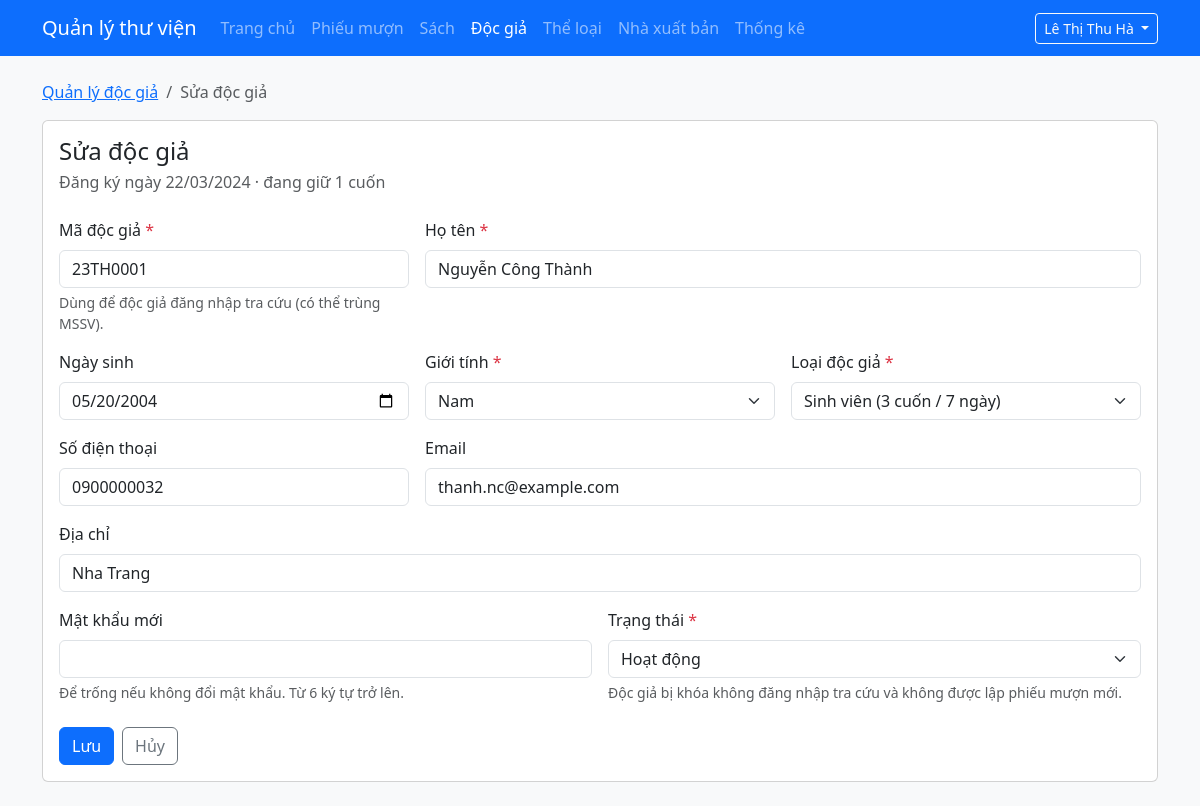
The page /admin/docgia-form.php?id=29 (signed in) on the database its author committed.
### tables this page shows
CREATE TABLE docgia (
  id            INT UNSIGNED NOT NULL AUTO_INCREMENT PRIMARY KEY,
  ma_doc_gia    VARCHAR(20)  NOT NULL UNIQUE,     
  ho_ten        VARCHAR(100) NOT NULL,
  ngay_sinh     DATE         NULL,
  gioi_tinh     ENUM('nam','nu','khac') NOT NULL DEFAULT 'khac',
  dia_chi       VARCHAR(255) NULL,
  sdt           VARCHAR(15)  NULL,
  email         VARCHAR(100) NULL,
  id_loai       INT UNSIGNED NOT NULL,
  mat_khau      VARCHAR(255) NOT NULL,            
  ngay_dang_ky  DATE         NOT NULL,
  trang_thai    ENUM('hoat_dong','khoa') NOT NULL DEFAULT 'hoat_dong',
  CONSTRAINT fk_docgia_loai FOREIGN KEY (id_loai) REFERENCES loaidocgia(id)
);

CREATE TABLE loaidocgia (
  id               INT UNSIGNED NOT NULL AUTO_INCREMENT PRIMARY KEY,
  ten_loai         VARCHAR(50)  NOT NULL UNIQUE,
  so_sach_toi_da   TINYINT UNSIGNED NOT NULL,    
  so_ngay_muon     TINYINT UNSIGNED NOT NULL,    
  so_lan_gia_han   TINYINT UNSIGNED NOT NULL,    
  CHECK (so_sach_toi_da > 0),
  CHECK (so_ngay_muon > 0)
);

### includes/helpers.php (called while the page is built, shortened)
<?php
function e($chuoi): string
{
    return htmlspecialchars((string) $chuoi, ENT_QUOTES | ENT_SUBSTITUTE, 'UTF-8');
}
function layChuoiGet(string $ten): string
{
    $giaTri = $_GET[$ten] ?? '';
    return is_string($giaTri) ? trim($giaTri) : '';
}
function lopLoi(array $loi, string $truong): string
{
    return isset($loi[$truong]) ? ' is-invalid' : '';
}

### includes/csdl.php (called while the page is built, shortened)
<?php
function truyVan(mysqli $conn, string $sql, string $kieu = '', array $thamSo = []): mysqli_stmt
{
    $stmt = mysqli_prepare($conn, $sql);
    if ($kieu !== '') {
        mysqli_stmt_bind_param($stmt, $kieu, ...$thamSo);
    }
    mysqli_stmt_execute($stmt);
    return $stmt;
}

### admin/docgia-form.php (the view, shortened to what this page needs)
<?php
require_once __DIR__ . '/../includes/khoi-tao-admin.php';
$dangSua       = isset($_GET['id']);
$docGiaHienTai = null;
$dangMuon      = 0;
if ($dangSua) {
    $idDocGia = filter_var(layChuoiGet('id'), FILTER_VALIDATE_INT, ['options' => ['min_range' => 1]]);
    if ($idDocGia !== false) {
        $stmt = truyVan($conn, 'SELECT * FROM docgia WHERE id = ?', 'i', [$idDocGia]);
        $docGiaHienTai = mysqli_fetch_assoc(mysqli_stmt_get_result($stmt));
    }
    $stmt = truyVan(
        $conn,
        'SELECT COUNT(*)
         FROM chitietphieumuon ct
         JOIN phieumuon pm ON pm.id = ct.id_phieu_muon
         WHERE pm.id_doc_gia = ? AND ct.ngay_tra_thuc_te IS NULL',
        'i',
        [$idDocGia]
    );
    $dangMuon = (int) mysqli_fetch_row(mysqli_stmt_get_result($stmt))[0];
}
$dsLoai = mysqli_fetch_all(
    mysqli_query($conn, 'SELECT id, ten_loai, so_sach_toi_da, so_ngay_muon FROM loaidocgia ORDER BY id'),
    MYSQLI_ASSOC
);
$dsGioiTinh = ['nam' => 'Nam', 'nu' => 'Nữ', 'khac' => 'Khác'];
$dsTrangThai = ['hoat_dong' => 'Hoạt động', 'khoa' => 'Đã khóa'];
$cacTruong = ['ma_doc_gia', 'ho_ten', 'ngay_sinh', 'gioi_tinh', 'dia_chi', 'sdt', 'email', 'id_loai', 'trang_thai'];
$giaTri    = array_fill_keys($cacTruong, '');
$giaTri['gioi_tinh']  = 'khac';
$giaTri['trang_thai'] = 'hoat_dong';
if ($dangSua) {
    foreach ($cacTruong as $truong) {
        $giaTri[$truong] = (string) ($docGiaHienTai[$truong] ?? '');
    }
}
$loi = [];
$tieuDe      = $dangSua ? 'Sửa độc giả' : 'Thêm độc giả';
require __DIR__ . '/../includes/admin-dau.php';
?>
<nav aria-label="breadcrumb">
    <ol class="breadcrumb">
        <li class="breadcrumb-item"><a href="docgia.php">Quản lý độc giả</a></li>
        <li class="breadcrumb-item active" aria-current="page"><?= e($tieuDe) ?></li>
    </ol>
</nav>
<div class="card">
    <div class="card-body">
        <h1 class="h4 mb-1"><?= e($tieuDe) ?></h1>
        <?php if ($dangSua): ?>
            <p class="text-muted mb-4">
                Đăng ký ngày <?= e(date('d/m/Y', strtotime($docGiaHienTai['ngay_dang_ky']))) ?>
                &middot; đang giữ <?= $dangMuon ?> cuốn
            </p>
        <?php else: ?>
            <div class="mb-4"></div>
        <?php endif; ?>
        <form method="post" novalidate autocomplete="off">
            <div class="row g-3">
                <div class="col-md-4">
                    <label for="ma_doc_gia" class="form-label">Mã độc giả <span class="text-danger">*</span></label>
                    <input type="text" class="form-control<?= lopLoi($loi, 'ma_doc_gia') ?>" id="ma_doc_gia" name="ma_doc_gia"
                           value="<?= e($giaTri['ma_doc_gia']) ?>" maxlength="20">
                    <div class="form-text">Dùng để độc giả đăng nhập tra cứu (có thể trùng MSSV).</div>
                </div>
                <div class="col-md-8">
                    <label for="ho_ten" class="form-label">Họ tên <span class="text-danger">*</span></label>
                    <input type="text" class="form-control<?= lopLoi($loi, 'ho_ten') ?>" id="ho_ten" name="ho_ten"
                           value="<?= e($giaTri['ho_ten']) ?>" maxlength="100">
                </div>
                <div class="col-md-4">
                    <label for="ngay_sinh" class="form-label">Ngày sinh</label>
                    <input type="date" class="form-control<?= lopLoi($loi, 'ngay_sinh') ?>" id="ngay_sinh" name="ngay_sinh"
                           value="<?= e($giaTri['ngay_sinh']) ?>" max="<?= e(date('Y-m-d')) ?>">
                </div>
                <div class="col-md-4">
                    <label for="gioi_tinh" class="form-label">Giới tính <span class="text-danger">*</span></label>
                    <select class="form-select<?= lopLoi($loi, 'gioi_tinh') ?>" id="gioi_tinh" name="gioi_tinh">
                        <?php foreach ($dsGioiTinh as $ma => $ten): ?>
                            <option value="<?= e($ma) ?>"<?= ($ma === $giaTri['gioi_tinh']) ? ' selected' : '' ?>><?= e($ten) ?></option>
                        <?php endforeach; ?>
                    </select>
                </div>
                <div class="col-md-4">
                    <label for="id_loai" class="form-label">Loại độc giả <span class="text-danger">*</span></label>
                    <select class="form-select<?= lopLoi($loi, 'id_loai') ?>" id="id_loai" name="id_loai">
                        <?php foreach ($dsLoai as $loai): ?>
                            <option value="<?= (int) $loai['id'] ?>"<?= ((string) $loai['id'] === $giaTri['id_loai']) ? ' selected' : '' ?>>
                                <?= e($loai['ten_loai']) ?> (<?= (int) $loai['so_sach_toi_da'] ?> cuốn / <?= (int) $loai['so_ngay_muon'] ?> ngày)
                            </option>
                        <?php endforeach; ?>
                    </select>
                </div>
                <div class="col-md-4">
                    <label for="sdt" class="form-label">Số điện thoại</label>
                    <input type="text" inputmode="tel" class="form-control<?= lopLoi($loi, 'sdt') ?>" id="sdt" name="sdt"
                           value="<?= e($giaTri['sdt']) ?>" maxlength="15">
                </div>
                <div class="col-md-8">
                    <label for="email" class="form-label">Email</label>
                    <input type="email" class="form-control<?= lopLoi($loi, 'email') ?>" id="email" name="email"
                           value="<?= e($giaTri['email']) ?>" maxlength="100">
                </div>
                <div class="col-12">
                    <label for="dia_chi" class="form-label">Địa chỉ</label>
                    <input type="text" class="form-control<?= lopLoi($loi, 'dia_chi') ?>" id="dia_chi" name="dia_chi"
                           value="<?= e($giaTri['dia_chi']) ?>" maxlength="255">
                </div>
                <div class="col-md-6">
                    <label for="mat_khau" class="form-label">
                        <?= $dangSua ? 'Mật khẩu mới' : 'Mật khẩu' ?>
                    </label>
                    <input type="password" class="form-control<?= lopLoi($loi, 'mat_khau') ?>" id="mat_khau" name="mat_khau"
                           autocomplete="new-password">
                    <div class="form-text">
                        <?= $dangSua ? 'Để trống nếu không đổi mật khẩu. ' : '' ?>Từ 6 ký tự trở lên.
                    </div>
                </div>
                <div class="col-md-6">
                    <label for="trang_thai" class="form-label">Trạng thái <span class="text-danger">*</span></label>
                    <select class="form-select<?= lopLoi($loi, 'trang_thai') ?>" id="trang_thai" name="trang_thai">
                        <?php foreach ($dsTrangThai as $ma => $ten): ?>
                            <option value="<?= e($ma) ?>"<?= ($ma === $giaTri['trang_thai']) ? ' selected' : '' ?>><?= e($ten) ?></option>
                        <?php endforeach; ?>
                    </select>
                    <div class="form-text">Độc giả bị khóa không đăng nhập tra cứu và không được lập phiếu mượn mới.</div>
                </div>
            </div>
            <div class="mt-4 d-flex gap-2">
                <button type="submit" class="btn btn-primary">Lưu</button>
                <a href="docgia.php" class="btn btn-outline-secondary">Hủy</a>
            </div>
        </form>
    </div>
</div>
<?php require __DIR__ . '/../includes/admin-cuoi.php'; ?>

### rows shown on the page
docgia: ngay_dang_ky "22/03/2024", ma_doc_gia "23TH0001", ho_ten "Nguyễn Công Thành", ngay_sinh "05/20/2004", gioi_tinh "Nam", id_loai "Sinh viên (3 cuốn / 7 ngày)", sdt "0900000032", email "thanh.nc@example.com", dia_chi "Nha Trang", trang_thai "Hoạt động"

### other values the page prints
$nhanVien['ho_ten'] "Lê Thị Thu Hà"
$tieuDe "Sửa độc giả"
$dangMuon "1"
